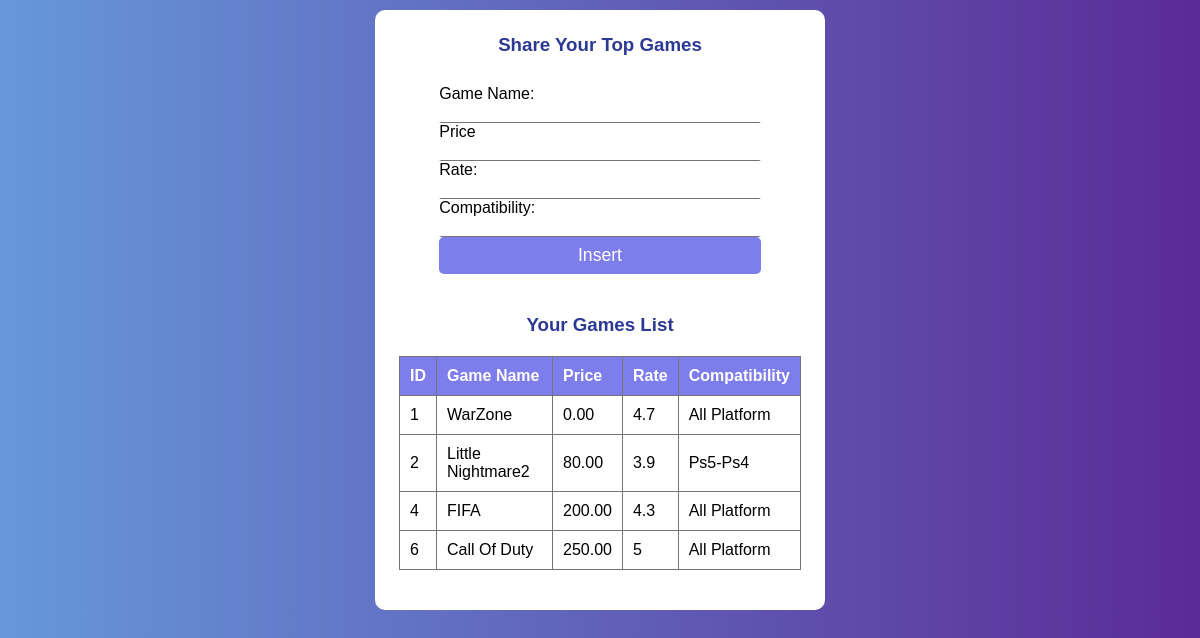
Screenshot of /Add.php with the database file from the repository.
### tables this page shows
CREATE TABLE `usergames` (
  `id` int(11) NOT NULL AUTO_INCREMENT COMMENT 'Primary Key',
  `create_time` datetime DEFAULT current_timestamp() COMMENT 'Create Time',
  `gameName` varchar(255) NOT NULL COMMENT 'Game Name',
  `price` decimal(10,2) NOT NULL COMMENT 'Price',
  `rate` float NOT NULL COMMENT 'Rate',
  `compatibility` varchar(255) NOT NULL COMMENT 'Compatibility',
  PRIMARY KEY (`id`)
);

### Add.php (the view, shortened to what this page needs)
<?php
$servername = "localhost";
$username = "root";
$password = "";
$dbname = "mygames";
$conn = new mysqli($servername, $username, $password, $dbname);
$sql = "SELECT * FROM userGames";
$result = $conn->query($sql);
?>
<!DOCTYPE html>
<html lang="en">
<head>
    <link rel="stylesheet" href="style.css" />
</head>
<body>
    <div class="container2";>
    <h3>Share Your Top Games</h3>
    <form method="post" action="add.php">
        <label for="gameName">Game Name:</label>
        <input type="text" id="gameName" name="gameName" required><br>
        <label for="price">Price</label>
        <input type="number" step="0.01" id="price" name="price" required><br>
        <label for="rate">Rate:</label>
        <input type="number" step="0.1" id="rate" name="rate" required><br>
        <label for="compatibility">Compatibility:</label>
        <input type="text" id="compatibility" name="compatibility" required><br>
        <input class="btn"; type="submit" name="insert" value="Insert">
    </form>
    <h3>Your Games List</h3>
    <?php
    if ($result->num_rows > 0) {
        echo "<table border='1'>
                <tr>
                    <th>ID</th>
                    <th>Game Name</th>
                    <th>Price</th>
                    <th>Rate</th>
                    <th>Compatibility</th>
                </tr>";
        while($row = $result->fetch_assoc()) {
            echo "<tr>
                    <td>" . $row["id"] . "</td>
                    <td>" . $row["gameName"] . "</td>
                    <td>" . $row["price"] . "</td>
                    <td>" . $row["rate"] . "</td>
                    <td>" . $row["compatibility"] . "</td>
                  </tr>";
        }
        echo "</table>";
    } else {
        echo "0 results";
    }
    ?>
    </div>
</body>
</html>

### style.css (style rules this page uses)
* { margin: 0; padding: 0; box-sizing: border-box; font-family: "poppims", sans-serif; }
body { background-color: #c9d6ff; background: linear-gradient(to left, #5b2b95, #6697dc); }
.container2 { width: 450px; height: 600px; background-color: #ffffff; padding: 1.5rem; margin: 10px auto; margin-bottom: 5px; border-radius: 10px; box-shadow: 0 20 35px rgba(0, 0, 1, 0.9); display: flex; justify-content: top; align-items: center; flex-direction: column; }
div { background-color: #fff; box-shadow: 0 20 35px rgba(0, 0, 1, 0.9); height: 600px; }
form { margin: 0 1rem; border: none; width: 80%; height: 200px; margin: 29px 0; background-color: #fff; }
h3 { text-align: center; color: #2b3995; }
input { color: #000000; width: 100%; border-color: transparent; border-bottom: 1px solid #757575; padding-left: 1.5rem; font-size: 15px; }
.btn { font-size: 1.1rem; padding: 8px 0; border-radius: 5px; outline: none; border: none; width: 100%; background: rgb(125, 125, 235); cursor: pointer; transition: 0.9s; color: #fff; }
table { width: 100%; border-collapse: collapse; margin-top: 20px; background-color: #ffffff; box-shadow: 0 20 35px rgba(0, 0, 1, 0.9); }
th, td { border: 1px solid #757575; padding: 10px; text-align: left; }
th { background-color: rgb(125, 125, 235); font-weight: bold; color: #ffffff; }
td { background-color: #ffffff; }

### rows the page displays
usergames: id "1", gameName "WarZone", price "0.00", rate "4.7", compatibility "All Platform"
usergames: id "2", gameName "Little Nightmare2", price "80.00", rate "3.9", compatibility "Ps5-Ps4"
usergames: id "4", gameName "FIFA", price "200.00", rate "4.3", compatibility "All Platform"
usergames: id "6", gameName "Call Of Duty", price "250.00", rate "5", compatibility "All Platform"
